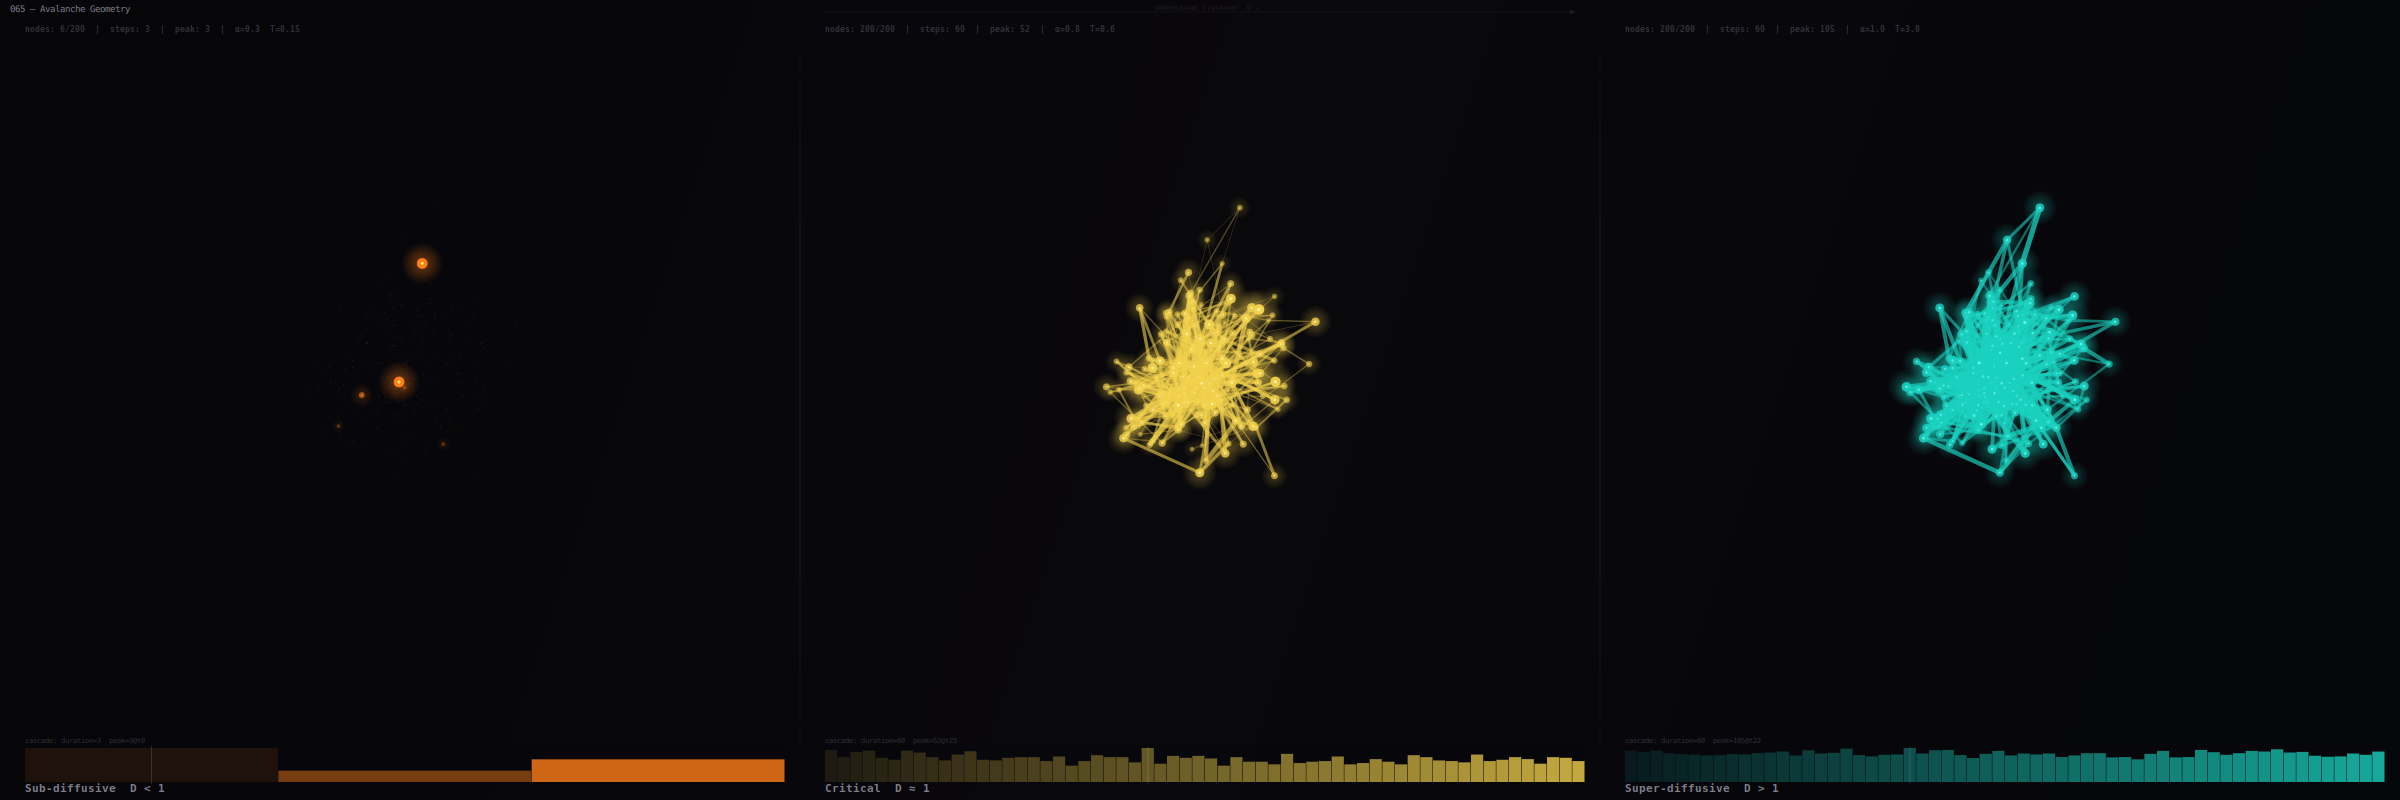

Write the Python code that produced this figure.
#!/usr/bin/env python3
"""
065-free — "Avalanche Geometry"
Gradient avalanche dimensional crossover on a scale-free network.
Three panels: sub-diffusive (D<1), critical (D≈1), super-diffusive (D>1).

Uses stochastic cascade model on Barabási-Albert network.
Each node fires with probability sigmoid(stress - threshold) / temperature.
Temperature controls the sharpness of the firing threshold.
Low temperature = sharp threshold (sub-diffusive), 
High temperature = fuzzy threshold (super-diffusive).
Coupling α controls how much stress firing nodes transfer to neighbors.
"""

import numpy as np
import cairo
import random
import os
from math import exp

W, H = 2400, 800
PANEL_W = W // 3
N_NODES = 200
SEED = 65
np.random.seed(SEED)
random.seed(SEED)

def build_ba_network(n, m0=5, m=3):
    adj = {i: set() for i in range(m0)}
    for i in range(m0):
        for j in range(m0):
            if i != j:
                adj[i].add(j)
    degrees = [m0 - 1] * m0
    nodes = list(range(m0))
    for new_node in range(m0, n):
        total_deg = sum(degrees)
        probs = [d / total_deg for d in degrees]
        targets = set()
        while len(targets) != m:
            chosen = random.choices(nodes, weights=probs, k=1)[0]
            targets.add(chosen)
        adj[new_node] = set()
        for t in targets:
            adj[new_node].add(t)
            adj[t].add(new_node)
            degrees[t] += 1
        degrees.append(m)
        nodes.append(new_node)
    return adj

adj = build_ba_network(N_NODES)
mean_deg = sum(len(v) for v in adj.values()) / N_NODES
print(f"Network: {N_NODES} nodes, mean degree {mean_deg:.1f}")

# Precompute adjacency as numpy arrays for speed
adj_list = [list(adj[i]) for i in range(N_NODES)]
adj_array = np.zeros((N_NODES, N_NODES), dtype=np.float32)
for i in range(N_NODES):
    for j in adj[i]:
        adj_array[i, j] = 1.0
degree_arr = np.array([len(adj[i]) for i in range(N_NODES)], dtype=np.float32)

def layout_network(adj, width, height, iterations=500):
    n = len(adj)
    angles = np.linspace(0, 2 * np.pi, n, endpoint=False)
    angles += np.random.normal(0, 0.15, n)
    pos = np.column_stack([
        width / 2 + (width * 0.38) * np.cos(angles),
        height / 2 + (height * 0.38) * np.sin(angles)
    ])
    for iteration in range(iterations):
        forces = np.zeros_like(pos)
        temp = 0.3 * (1 - iteration / iterations)
        for i in range(n):
            for j in adj[i]:
                if j > i:
                    diff = pos[j] - pos[i]
                    dist = np.linalg.norm(diff) + 1e-6
                    ideal = 25
                    force_mag = (dist - ideal) * 0.008
                    f = diff / dist * force_mag
                    forces[i] += f
                    forces[j] -= f
            for k in random.sample(range(n), min(12, n)):
                if k != i and k not in adj[i]:
                    diff = pos[k] - pos[i]
                    dist = np.linalg.norm(diff) + 1e-6
                    if dist < 45:
                        forces[i] -= diff / dist * 0.3 / (dist + 1)
        center = np.array([width / 2, height / 2])
        forces += (center - pos) * 0.002
        pos += forces * temp
        pos[:, 0] = np.clip(pos[:, 0], 35, width - 35)
        pos[:, 1] = np.clip(pos[:, 1], 35, height - 35)
    return pos

pos = layout_network(adj, PANEL_W - 20, H - 80)

def simulate_cascade(adj_list, degree_arr, n_nodes, alpha, temperature,
                      n_seed=3, seed_val=42, max_steps=60):
    """
    Stochastic cascade with temperature-controlled firing probability.
    
    alpha: how much stress a firing node transfers (per unit of degree)
    temperature: sharpness of threshold
      - low temp (0.1): very sharp, almost deterministic → sub-diffusive
      - medium temp (1.0): moderate stochasticity → critical  
      - high temp (5.0): very fuzzy, easy to fire → super-diffusive
    
    Each step:
    1. Compute firing probability for each node: σ((stress - threshold) / temperature)
    2. Stochastically determine which nodes fire
    3. Firing nodes transfer alpha/degree stress to each neighbor
    4. Firing nodes reset to 0
    """
    rng = np.random.RandomState(seed_val % (2**31))
    
    stress = rng.uniform(0.0, 0.5, n_nodes)
    threshold = 1.0
    history = []
    
    seeds = rng.choice(n_nodes, n_seed, replace=False)
    stress[seeds] = threshold + rng.uniform(0.5, 2.0, n_seed)
    
    for step in range(max_steps):
        # Firing probability
        excess = (stress - threshold) / temperature
        # Clip for numerical stability
        probs = 1.0 / (1.0 + np.exp(-np.clip(excess, -20, 20)))
        
        # Stochastic firing
        fires = rng.random(n_nodes) < probs
        firing = set(np.where(fires)[0])
        
        if not firing:
            break
        history.append(firing)
        
        # Stress transfer
        delta = np.zeros(n_nodes)
        for node in firing:
            deg = degree_arr[node]
            if deg == 0:
                continue
            transfer = alpha * stress[node] / deg
            for nb in adj_list[node]:
                delta[nb] += transfer
            stress[node] = 0.0
        
        stress += delta
        
        # Tiny decay to prevent runaway accumulation
        stress *= 0.995
    
    return history

def find_rep(adj_list, degree_arr, n_nodes, alpha, temperature,
             n_tries=500, pref_dur=None, pref_unique=None):
    best = None
    best_score = float('inf')
    for t in range(n_tries):
        sv = (SEED * 1000 + t * 137 + int(alpha * 1000) + int(temperature * 100)) % (2**31)
        ns = random.Random(sv).randint(1, 4)
        hist = simulate_cascade(adj_list, degree_arr, n_nodes, alpha, temperature,
                                 n_seed=ns, seed_val=sv)
        dur = len(hist)
        unique = len(set().union(*hist)) if hist else 0
        peak = max(len(s) for s in hist) if hist else 0
        
        if pref_dur and pref_unique:
            score = (abs(dur - pref_dur) / max(pref_dur, 1) * 2 +
                     abs(unique - pref_unique) / max(pref_unique, 1))
            if score < best_score:
                best_score = score
                best = (hist, dur, unique, peak)
        else:
            if best is None or unique > best[2]:
                best = (hist, dur, unique, peak)
    return best

print("Finding representative cascades...")
# (label, alpha, temperature, color, pref_duration, pref_unique_nodes)
regimes = [
    ("Sub-diffusive  D < 1",    0.3,  0.15, (1.0, 0.50, 0.10), 3,   6),
    ("Critical  D ≈ 1",         0.8,  0.6,  (0.95, 0.82, 0.30), 25,  80),
    ("Super-diffusive  D > 1",  1.0,  3.0,  (0.10, 0.82, 0.75), 50,  180),
]

cascade_data = []
for label, alpha, temp, color, td, tu in regimes:
    hist, dur, unique, peak = find_rep(adj_list, degree_arr, N_NODES, alpha, temp,
                                        1000, td, tu)
    print(f"  {label}: dur={dur}, unique={unique}/{N_NODES}, peak={peak}, α={alpha}, T={temp}")
    cascade_data.append((label, alpha, temp, color, hist, dur, unique, peak))

# ── Render ──────────────────────────────────────────────────────────────────
output_path = os.path.join(os.path.dirname(os.path.abspath(__file__)), "065-free.png")
tg_path = os.path.join(os.path.dirname(os.path.abspath(__file__)), "065-free_tg.png")

surface = cairo.ImageSurface(cairo.FORMAT_ARGB32, W, H)
ctx = cairo.Context(surface)

bg = cairo.LinearGradient(0, 0, W, H)
bg.add_color_stop_rgb(0, 0.022, 0.022, 0.035)
bg.add_color_stop_rgb(0.5, 0.035, 0.030, 0.045)
bg.add_color_stop_rgb(1, 0.022, 0.028, 0.040)
ctx.set_source(bg)
ctx.rectangle(0, 0, W, H)
ctx.fill()

for x in [PANEL_W, 2 * PANEL_W]:
    sep = cairo.LinearGradient(x, 0, x, H)
    sep.add_color_stop_rgba(0, 0.2, 0.2, 0.25, 0)
    sep.add_color_stop_rgba(0.3, 0.2, 0.2, 0.25, 0.4)
    sep.add_color_stop_rgba(0.7, 0.2, 0.2, 0.25, 0.4)
    sep.add_color_stop_rgba(1, 0.2, 0.2, 0.25, 0)
    ctx.set_source(sep)
    ctx.set_line_width(1)
    ctx.move_to(x, 0)
    ctx.line_to(x, H)
    ctx.stroke()

for panel_idx, (label, alpha, temp, color, hist, dur, unique, peak) in enumerate(cascade_data):
    ctx.save()
    ctx.translate(panel_idx * PANEL_W + 10, 10)
    
    r, g, b = color
    n_steps = len(hist)
    
    activity = np.zeros(N_NODES)
    edge_activity = {}
    
    for step_idx, firing_set in enumerate(hist):
        t_weight = np.exp(1.5 * step_idx / max(n_steps - 1, 1)) / np.e**1.5
        for node in firing_set:
            activity[node] += t_weight
        for node in firing_set:
            for nb in adj[node]:
                if nb in firing_set:
                    edge = (min(node, nb), max(node, nb))
                    edge_activity[edge] = edge_activity.get(edge, 0) + t_weight
    
    max_act = max(activity.max(), 1)
    max_edge = max(edge_activity.values()) if edge_activity else 1
    
    # Ghost network
    ctx.set_source_rgba(0.07, 0.07, 0.09, 0.08)
    ctx.set_line_width(0.2)
    for i in range(N_NODES):
        for j in adj[i]:
            if j > i:
                ctx.move_to(pos[i][0], pos[i][1])
                ctx.line_to(pos[j][0], pos[j][1])
                ctx.stroke()
    
    # Cascade edges
    for (i, j), count in edge_activity.items():
        intensity = count / max_edge
        av = intensity ** 0.45 * 0.75
        lw = 0.3 + intensity * 5.0
        ctx.set_source_rgba(r, g, b, av)
        ctx.set_line_width(lw)
        ctx.move_to(pos[i][0], pos[i][1])
        ctx.line_to(pos[j][0], pos[j][1])
        ctx.stroke()
    
    # Nodes
    for i in range(N_NODES):
        act = activity[i] / max_act
        if act > 0.01:
            gr = 3 + act * 18
            glow = cairo.RadialGradient(pos[i][0], pos[i][1], 0,
                                         pos[i][0], pos[i][1], gr)
            glow.add_color_stop_rgba(0, r, g, b, act * 0.6)
            glow.add_color_stop_rgba(0.3, r, g, b, act * 0.3)
            glow.add_color_stop_rgba(1, r, g, b, 0)
            ctx.set_source(glow)
            ctx.arc(pos[i][0], pos[i][1], gr, 0, 2 * np.pi)
            ctx.fill()
        
        nr = 0.8 + act * 4.5
        ctx.set_source_rgba(r, g, b, 0.1 + act * 0.9)
        ctx.arc(pos[i][0], pos[i][1], nr, 0, 2 * np.pi)
        ctx.fill()
        
        if act > 0.25:
            ctx.set_source_rgba(min(r+0.45, 1), min(g+0.45, 1), min(b+0.45, 1), act * 0.8)
            ctx.arc(pos[i][0], pos[i][1], nr * 0.3, 0, 2 * np.pi)
            ctx.fill()
    
    # Timeline
    sizes = [len(s) for s in hist]
    if sizes:
        sw = PANEL_W - 40
        sh = 40
        sx = 15
        sy = H - 65
        
        ctx.set_source_rgba(0.03, 0.03, 0.05, 0.7)
        ctx.rectangle(sx, sy, sw, sh)
        ctx.fill()
        
        mx = max(sizes)
        nb = len(sizes)
        bw = max(sw / max(nb, 1), 1.5)
        
        for idx, sz in enumerate(sizes):
            bh = (sz / mx) * (sh - 6)
            t = idx / max(nb - 1, 1)
            a = 0.1 + t * 0.7
            ctx.set_source_rgba(r, g, b, a)
            ctx.rectangle(sx + idx * bw, sy + sh - bh - 3, max(bw - 0.5, 0.5), bh)
            ctx.fill()
        
        peak_idx = sizes.index(mx)
        px = sx + peak_idx * bw + bw/2
        ctx.set_source_rgba(1, 1, 1, 0.25)
        ctx.set_line_width(0.5)
        ctx.move_to(px, sy + 1)
        ctx.line_to(px, sy + sh - 1)
        ctx.stroke()
        
        ctx.set_source_rgba(0.35, 0.35, 0.4, 0.5)
        ctx.select_font_face("monospace", cairo.FONT_SLANT_NORMAL, cairo.FONT_WEIGHT_NORMAL)
        ctx.set_font_size(7)
        ctx.move_to(sx, sy - 2)
        ctx.show_text(f"cascade: duration={nb}  peak={mx}@t{peak_idx}")
    
    # Labels
    ctx.set_source_rgb(0.50, 0.50, 0.55)
    ctx.select_font_face("monospace", cairo.FONT_SLANT_NORMAL, cairo.FONT_WEIGHT_BOLD)
    ctx.set_font_size(11)
    ctx.move_to(15, H - 18)
    ctx.show_text(label)
    
    ctx.set_source_rgba(0.30, 0.30, 0.35, 0.6)
    ctx.set_font_size(8)
    ctx.move_to(15, 22)
    ctx.show_text(f"nodes: {unique}/{N_NODES}  |  steps: {dur}  |  peak: {peak}  |  α={alpha}  T={temp}")
    
    ctx.restore()

# Title + arrow
ctx.set_source_rgb(0.50, 0.50, 0.55)
ctx.select_font_face("monospace", cairo.FONT_SLANT_NORMAL, cairo.FONT_WEIGHT_NORMAL)
ctx.set_font_size(9)
ctx.move_to(10, 12)
ctx.show_text("065 — Avalanche Geometry")

ay = 12
ax0 = PANEL_W + 25
ax1 = 2 * PANEL_W - 25
ctx.set_source_rgba(0.25, 0.25, 0.3, 0.35)
ctx.set_line_width(0.5)
ctx.move_to(ax0, ay)
ctx.line_to(ax1, ay)
ctx.stroke()
ctx.move_to(ax1, ay)
ctx.line_to(ax1 - 5, ay - 2.5)
ctx.line_to(ax1 - 5, ay + 2.5)
ctx.close_path()
ctx.fill()
ctx.set_font_size(7)
ctx.set_source_rgba(0.3, 0.3, 0.35, 0.35)
ctx.move_to((ax0 + ax1) / 2 - 45, ay - 2)
ctx.show_text("dimensional crossover  D →")

surface.write_to_png(output_path)
print(f"\nWritten: {output_path}")

from PIL import Image
img = Image.open(output_path)
max_dim = 1280
ratio = min(max_dim / img.width, max_dim / img.height)
if ratio < 1:
    tg_img = img.resize((int(img.width * ratio), int(img.height * ratio)), Image.LANCZOS)
else:
    tg_img = img.copy()
tg_img.save(tg_path)
print(f"Telegram: {tg_path} ({tg_img.size[0]}x{tg_img.size[1]})")
